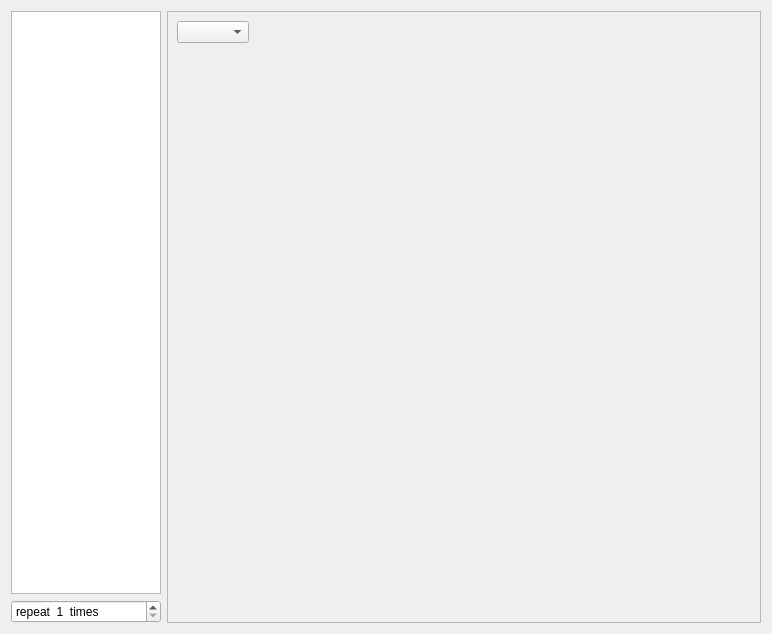
<?xml version="1.0" encoding="UTF-8"?>
<ui version="4.0">
 <class>PageMacro</class>
 <widget class="QWidget" name="PageMacro">
  <property name="geometry">
   <rect>
    <x>0</x>
    <y>0</y>
    <width>772</width>
    <height>634</height>
   </rect>
  </property>
  <layout class="QHBoxLayout" name="layoutMain">
   <item>
    <layout class="QVBoxLayout" name="layoutMacroIndex">
     <item>
      <widget class="QListWidget" name="listMacroIndex">
       <property name="sizePolicy">
        <sizepolicy hsizetype="Minimum" vsizetype="Expanding">
         <horstretch>0</horstretch>
         <verstretch>0</verstretch>
        </sizepolicy>
       </property>
       <property name="maximumSize">
        <size>
         <width>150</width>
         <height>16777215</height>
        </size>
       </property>
      </widget>
     </item>
     <item>
      <widget class="QSpinBox" name="repeat">
       <property name="suffix">
        <string>  times</string>
       </property>
       <property name="prefix">
        <string>repeat  </string>
       </property>
       <property name="minimum">
        <number>1</number>
       </property>
       <property name="maximum">
        <number>65535</number>
       </property>
       <property name="maximumSize">
        <size>
         <width>150</width>
         <height>16777215</height>
        </size>
       </property>
      </widget>
     </item>
    </layout>
   </item>
   <item>
    <widget class="QScrollArea" name="scrollArea">
     <property name="widgetResizable">
      <bool>true</bool>
     </property>
     <widget class="QWidget" name="scrollAreaWidgetContents">
      <property name="geometry">
       <rect>
        <x>0</x>
        <y>0</y>
        <width>544</width>
        <height>614</height>
       </rect>
      </property>
      <layout class="QVBoxLayout" name="scrollAreaWidgetLayout">
       <property name="spacing">
        <number>0</number>
       </property>
       <item>
        <layout class="QHBoxLayout" name="horizontalLayout">
         <item>
          <widget class="QComboBox" name="cbAddAction">
          </widget>
         </item>
         <item>
          <spacer name="spacerAddAction">
           <property name="orientation">
            <enum>Qt::Horizontal</enum>
           </property>
           <property name="sizeHint" stdset="0">
            <size>
             <width>0</width>
             <height>0</height>
            </size>
           </property>
          </spacer>
         </item>
        </layout>
       </item>
       <item>
        <spacer name="spacerActions">
         <property name="orientation">
          <enum>Qt::Vertical</enum>
         </property>
         <property name="sizeHint" stdset="0">
          <size>
           <width>0</width>
           <height>0</height>
          </size>
         </property>
        </spacer>
       </item>
      </layout>
     </widget>
    </widget>
   </item>
  </layout>
 </widget>
 <resources/>
 <connections>
  <connection>
   <sender>cbAddAction</sender>
   <signal>currentIndexChanged(int)</signal>
   <receiver>PageMacro</receiver>
   <slot>addAction(int)</slot>
   <hints>
    <hint type="sourcelabel">
     <x>504</x>
     <y>340</y>
    </hint>
    <hint type="destinationlabel">
     <x>385</x>
     <y>316</y>
    </hint>
   </hints>
  </connection>
  <connection>
   <sender>listMacroIndex</sender>
   <signal>currentItemChanged(QListWidgetItem*,QListWidgetItem*)</signal>
   <receiver>PageMacro</receiver>
   <slot>selectMacro(QListWidgetItem*,QListWidgetItem*)</slot>
   <hints>
    <hint type="sourcelabel">
     <x>195</x>
     <y>178</y>
    </hint>
    <hint type="destinationlabel">
     <x>385</x>
     <y>316</y>
    </hint>
   </hints>
  </connection>
 </connections>
</ui>
